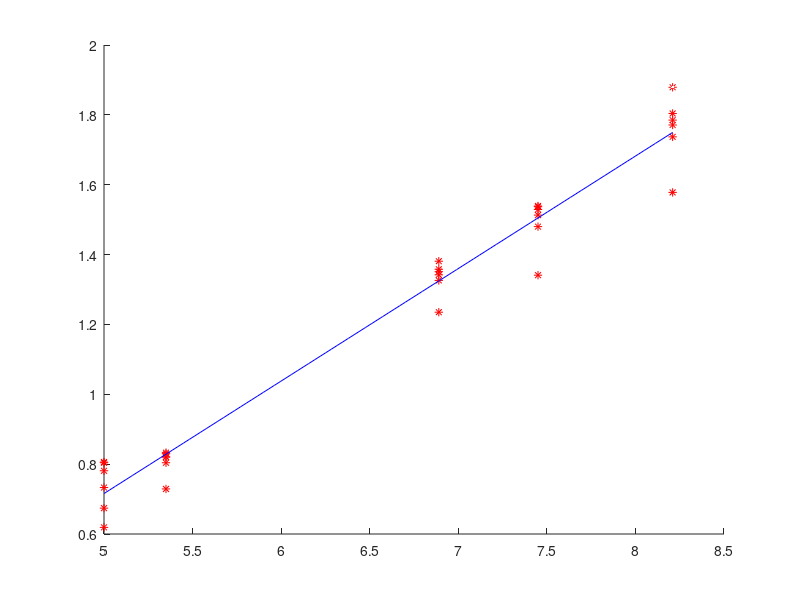

MATLAB code to generate this figure: (Note: this script raises an error after producing the figure.)
%finds a best fit line for stoping potential vs frequency
%version 2008 16 march
%Brad Schoenrock

clear all;

x= [8.21e14;8.21e14;8.21e14;8.21e14;8.21e14;7.45e14;7.45e14;
    7.45e14;7.45e14;7.45e14;6.89e14;6.89e14;6.89e14;6.89e14;
    6.89e14;5.35e14;5.35e14;5.35e14;5.35e14;5.35e14;5e14;5e14;
    5e14;5e14;5e14;8.21e14;7.45e14;6.89e14;5.35e14;5e14;];

x=x*1e-14;

y= [1.804;1.785;1.771;1.737;1.578;1.539;1.529;1.513;1.480;1.341;1.358;
    1.351;1.342;1.326;1.235;.833;.830;.820;.804;.729;.806;.804;.781;
    .733;.619;1.879;1.537;1.381;.821;.674;];


n(:,2)=x;
n(:,1)=ones(size(x));
c=n\y;

slope=c(2)*1e-14
yintercept=c(1)

sp='The Slope is h = ';
s=num2str(slope);
st=[sp,s,' eV*s'];

si='The Y Intercept is W = ';
i=num2str(yintercept);
sti=[si,i,' eV'];

xp=[min(x):(max(x)-min(x))/100 :max(x)]';
yp=c(2)*xp+c(1);

figure;
hold on
plot(x,y,'r*');
plot(xp,yp,'b-');
plot(max(x),max(y),'w.')
plot(max(x),max(y),'w.')
plot(max(x),max(y),'w.')
plot(max(x),max(y),'w.')
legend('Actual Data', 'fitted line',st,sti,'the threshold frequency is 2.77e14 Hz',2)
legend('boxoff')
t1='Photoelectric effect, stoping potential vs. frequency';
t3='Brad Schoenrock'
t0='\newline';
t=[t1,t0,t3,date];
title(t)
xlabel('frequency in xe14 hertz')
ylabel('stoping potential in eV')
